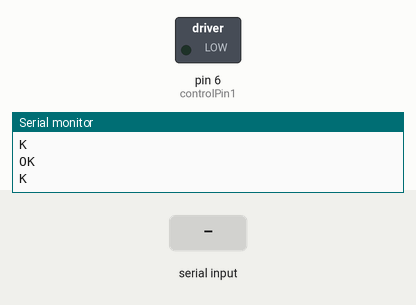
Recording of a sketch running on a simulated Arduino Uno, built with avr-gcc and run on an emulated ATmega328P. Parts: switched loads named in the sketch (green lamp = pin HIGH), the last lines printed to the serial monitor. Inputs (shaded band) come from the test bench. The modem accepts every AT command (registered, SIM ready, sends succeed) and sends nothing else.

Above: at 3.7 s.
3.8 s: "m" received over the second serial link
At 4.4 s:
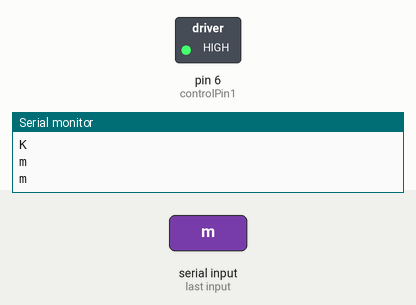
5.5 s: "n" received over the second serial link
At 6.8 s:
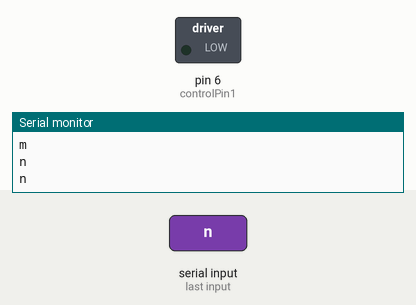
Timing chart, 0 to 8.5 s (numbered marks = the images above; inputs shaded):
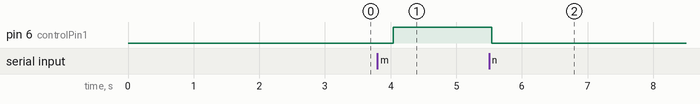

Measured:
- after the input at 3.8 s, pin 6 (controlPin1): LOW → HIGH after 0.24 s
- after the input at 5.5 s, pin 6 (controlPin1): HIGH → LOW at once

The sketch:

gsmMotorfinal.ino
```cpp
#include "SoftwareSerial.h"
SoftwareSerial mySerial(9, 10);
String cmd = "";
const int controlPin1 = 6;  // Digital pin 6 for control

void setup() {
  pinMode(controlPin1, OUTPUT);
  mySerial.begin(9600);
  Serial.begin(9600);
  Serial.println("Initializing...");
  delay(1000);
  mySerial.println("AT");  // Sends an ATTENTION command, reply should be OK
  updateSerial();
  mySerial.println("AT+CMGF=1");  // Configuration for sending SMS
  updateSerial();

  mySerial.println("AT+CNMI=1,2,0,0,0");  // Configuration for receiving SMS
  updateSerial();
}

void loop() {
  updateSerial();
}

void updateSerial() {

  cmd = "";
  while (mySerial.available()) {
    cmd += (char)mySerial.read();
    if (cmd != "") {
      cmd.trim();  // Remove added LF in transmit
    }
  }
  Serial.print(cmd);
  Serial.println("");
  if (cmd != "") {
    char message = cmd.charAt(cmd.length() - 1);
    Serial.println(message);
    if (message == 'm') {
      digitalWrite(controlPin1, HIGH);  // Set digital pin 6 to 5V
    } else if (message == 'n') {
      digitalWrite(controlPin1, LOW);  // Set digital pin 6 to 0V
    }
  }
  delay(500);

}
```
